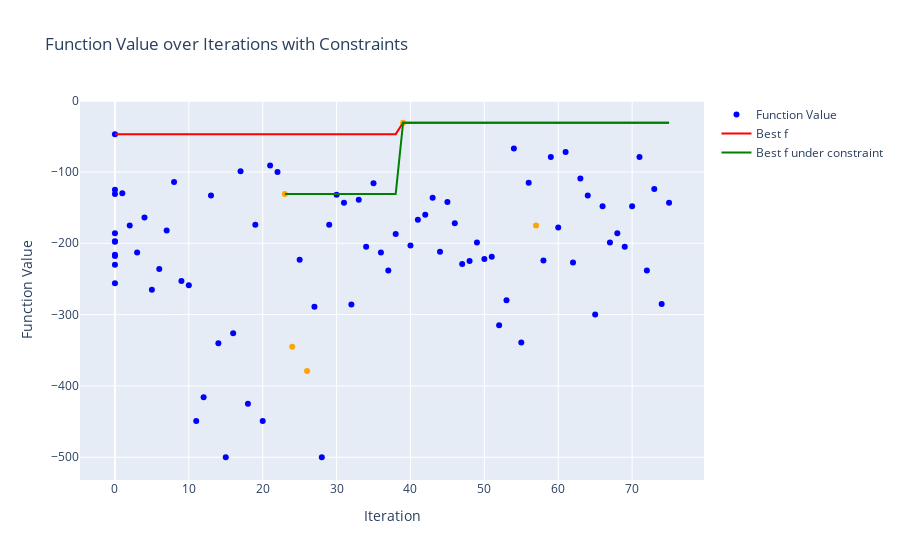

Notebook code cell kept with this figure:
### Code cell
filename = search_log_files(LOG_DIR, ["2024-08-29", "tanh_6"])[-1]
print(filename)
print()

log_file_path = os.path.join(LOG_DIR, filename)
df_merged, settings = parse_and_prepare_data(log_file_path)

print("実験設定")
display(settings)
print()
display(df_merged)

plot_function_values(df_merged)

### Figure 1 — Plotly figure (JSON) as saved in the notebook; plotly's stock layout.template omitted (floating-point values rounded to 4 significant figures)
{"data": [{"marker": {"color": ["blue", "blue", "blue", "blue", "blue", "blue", "blue", "blue", "blue", "blue", "blue", "blue", "blue", "blue", "blue", "blue", "blue", "blue", "blue", "blue", "blue", "blue", "blue", "blue", "blue", "blue", "blue", "blue", "blue", "blue", "blue", "blue", "orange", "orange", "blue", "orange", "blue", "blue", "blue", "blue", "blue", "blue", "blue", "blue", "blue", "blue", "blue", "blue", "orange", "blue", "blue", "blue", "blue", "blue", "blue", "blue", "blue", "blue", "blue", "blue", "blue", "blue", "blue", "blue", "blue", "blue", "orange", "blue", "blue", "blue", "blue", "blue", "blue", "blue", "blue", "blue", "blue", "blue", "blue", "blue", "blue", "blue", "blue", "blue", "blue"]}, "mode": "markers", "name": "Function Value", "type": "scatter", "x": [0, 0, 0, 0, 0, 0, 0, 0, 0, 0, 1, 2, 3, 4, 5, 6, 7, 8, 9, 10, 11, 12, 13, 14, 15, 16, 17, 18, 19, 20, 21, 22, 23, 24, 25, 26, 27, 28, 29, 30, 31, 32, 33, 34, 35, 36, 37, 38, 39, 40, 41, 42, 43, 44, 45, 46, 47, 48, 49, 50, 51, 52, 53, 54, 55, 56, 57, 58, 59, 60, 61, 62, 63, 64, 65, 66, 67, 68, 69, 70, 71, 72, 73, 74, 75], "y": [-47, -125, -256, -230, -218, -198, -197, -131, -186, -216, -130, -175, -213, -164, -265, -236, -182, -114, -253, -259, -449, -416, -133, -340, -500, -326, -99, -425, -174, -449, -91, -100, -131, -345, -223, -379, -289, -500, -174, -132, -143, -286, -139, -205, -116, -213, -238, -187, -31, -203, -167, -160, -136, -212, -142, -172, -229, -225, -199, -222, -219, -315, -280, -67, -339, -115, -175, -224, -79, -178, -72, -227, -109, -133, -300, -148, -199, -186, -205, -148, -79, -238, -124, -285, -143]}, {"line": {"color": "red"}, "mode": "lines", "name": "Best f", "type": "scatter", "x": [0, 0, 0, 0, 0, 0, 0, 0, 0, 0, 1, 2, 3, 4, 5, 6, 7, 8, 9, 10, 11, 12, 13, 14, 15, 16, 17, 18, 19, 20, 21, 22, 23, 24, 25, 26, 27, 28, 29, 30, 31, 32, 33, 34, 35, 36, 37, 38, 39, 40, 41, 42, 43, 44, 45, 46, 47, 48, 49, 50, 51, 52, 53, 54, 55, 56, 57, 58, 59, 60, 61, 62, 63, 64, 65, 66, 67, 68, 69, 70, 71, 72, 73, 74, 75], "y": [-47, -47, -47, -47, -47, -47, -47, -47, -47, -47, -47, -47, -47, -47, -47, -47, -47, -47, -47, -47, -47, -47, -47, -47, -47, -47, -47, -47, -47, -47, -47, -47, -47, -47, -47, -47, -47, -47, -47, -47, -47, -47, -47, -47, -47, -47, -47, -47, -31, -31, -31, -31, -31, -31, -31, -31, -31, -31, -31, -31, -31, -31, -31, -31, -31, -31, -31, -31, -31, -31, -31, -31, -31, -31, -31, -31, -31, -31, -31, -31, -31, -31, -31, -31, -31]}, {"line": {"color": "green"}, "mode": "lines", "name": "Best f under constraint", "type": "scatter", "x": [0, 0, 0, 0, 0, 0, 0, 0, 0, 0, 1, 2, 3, 4, 5, 6, 7, 8, 9, 10, 11, 12, 13, 14, 15, 16, 17, 18, 19, 20, 21, 22, 23, 24, 25, 26, 27, 28, 29, 30, 31, 32, 33, 34, 35, 36, 37, 38, 39, 40, 41, 42, 43, 44, 45, 46, 47, 48, 49, 50, 51, 52, 53, 54, 55, 56, 57, 58, 59, 60, 61, 62, 63, 64, 65, 66, 67, 68, 69, 70, 71, 72, 73, 74, 75], "y": [null, null, null, null, null, null, null, null, null, null, null, null, null, null, null, null, null, null, null, null, null, null, null, null, null, null, null, null, null, null, null, null, -131, -131, -131, -131, -131, -131, -131, -131, -131, -131, -131, -131, -131, -131, -131, -131, -31, -31, -31, -31, -31, -31, -31, -31, -31, -31, -31, -31, -31, -31, -31, -31, -31, -31, -31, -31, -31, -31, -31, -31, -31, -31, -31, -31, -31, -31, -31, -31, -31, -31, -31, -31, -31]}], "layout": {"showlegend": true, "title": {"text": "Function Value over Iterations with Constraints"}, "xaxis": {"title": {"text": "Iteration"}}, "yaxis": {"title": {"text": "Function Value"}}}}
